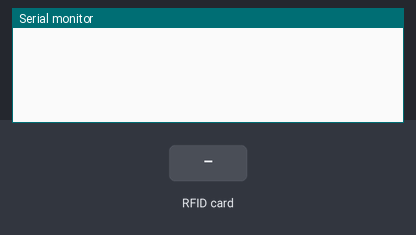
Recording of a sketch running on a simulated Arduino Mega 2560, built with avr-gcc and run on an emulated ATmega2560. Shown: the last lines printed to the serial monitor. The inputs (shaded band) are chosen by the test bench.

Above: at 1.2 s.
1.3 s: RFID card ED 78 03 CA held to the reader
At 1.9 s:
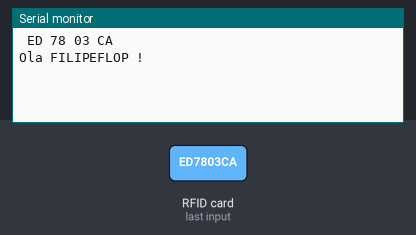
2.8 s: RFID card BD 9B 06 7D held to the reader
At 3.3 s:
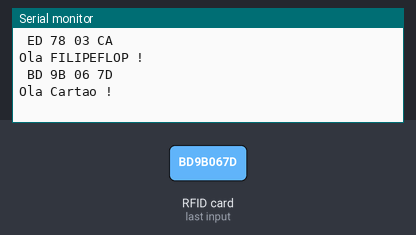
4.3 s: RFID card 5E 7A 19 C4 held to the reader
At 5.4 s:
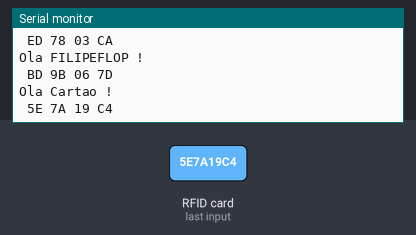

Measured:
- after the input at 1.3 s, the serial monitor: prints a new line at once (image 1)
- after the input at 2.8 s, the serial monitor: prints a new line at once (image 2)
- after the input at 4.3 s, the serial monitor: prints a new line at once (image 3)

The sketch:

leitorRFID.ino
```cpp
//Programa : RFID - Controle de Acesso leitor RFID
//Autor : FILIPEFLOP

#include <SPI.h>
#include <MFRC522.h>

#define SS_PIN 53
#define RST_PIN 5
MFRC522 mfrc522(SS_PIN, RST_PIN);   // Create MFRC522 instance.


char st[20];

void setup()
{
  Serial.begin(9600);   // Inicia a serial
  SPI.begin();      // Inicia  SPI bus
  mfrc522.PCD_Init();   // Inicia MFRC522
  //Serial.println("Aproxime o seu cartao do leitor...");
  //Serial.println();

}

void loop()
{
  // Look for new cards
  if ( ! mfrc522.PICC_IsNewCardPresent())
  {
    return;
  }
  // Select one of the cards
  if ( ! mfrc522.PICC_ReadCardSerial())
  {
    return;
  }
  //Mostra UID na serial
  //Serial.print("UID da tag :");
  String conteudo= "";
  byte letra;
  for (byte i = 0; i < mfrc522.uid.size; i++)
  {
     Serial.print(mfrc522.uid.uidByte[i] < 0x10 ? " 0" : " ");
     Serial.print(mfrc522.uid.uidByte[i], HEX);
     conteudo.concat(String(mfrc522.uid.uidByte[i] < 0x10 ? " 0" : " "));
     conteudo.concat(String(mfrc522.uid.uidByte[i], HEX));
  }
  Serial.println();
  //Serial.print("Mensagem : ");
  conteudo.toUpperCase();
  if (conteudo.substring(1) == "ED 78 03 CA") //UID 1 - Chaveiro
  {
    Serial.println("Ola FILIPEFLOP !");
    Serial.println();

  }

  if (conteudo.substring(1) == "BD 9B 06 7D") //UID 2 - Cartao
  {
    Serial.println("Ola Cartao !");
    Serial.println();

  }
}
```
